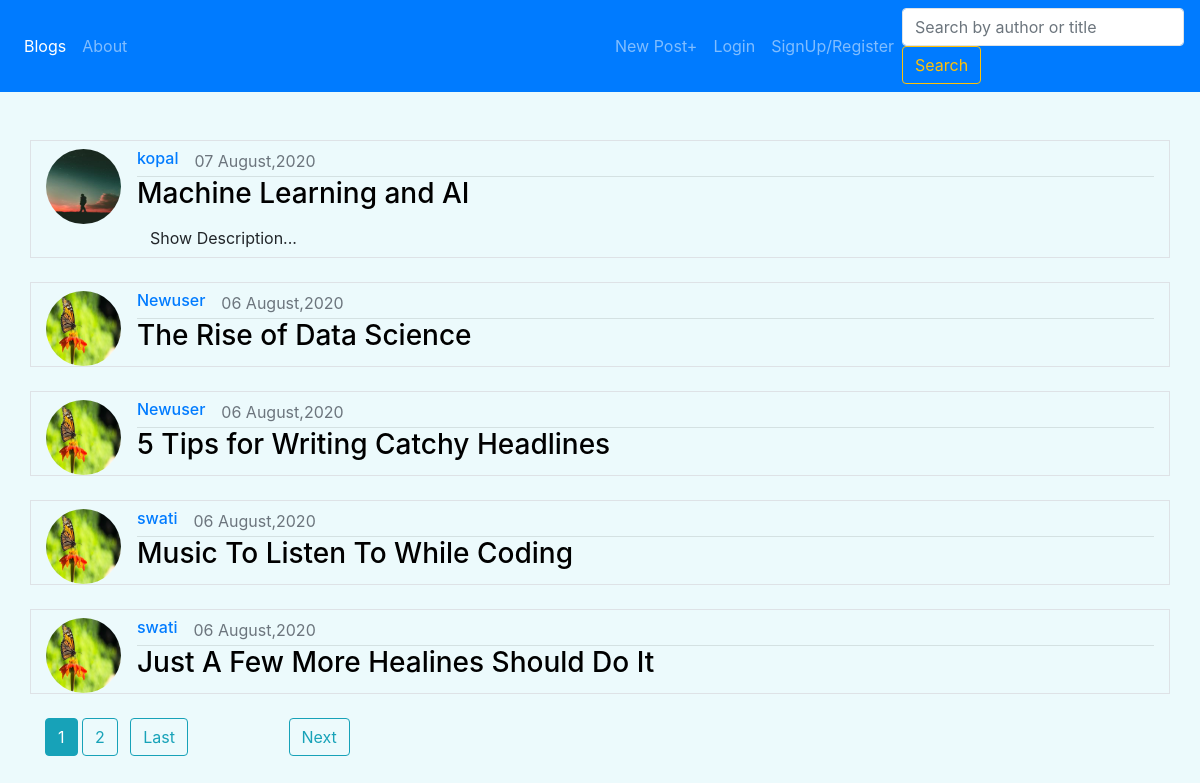
The page / on the database its author committed.
### blog/models.py (models this page shows, shortened)
class Post(models.Model):
    title = models.CharField(max_length =100)
    content = models.TextField()
    description = models.CharField(blank=True, null=True ,max_length=300)
    date_posted = models.DateTimeField(default = timezone.now, blank=True)
    author = models.ForeignKey(User ,on_delete=models.CASCADE)
    def unique(self):
        return "a" + str(self.id)

### Users/models.py (models this page shows, shortened)
class Profile(models.Model):
    user = models.OneToOneField(User , on_delete= models.CASCADE)
    image = models.ImageField(default= 'default.jpg' , upload_to= 'profile_media')

### blog/views.py (the view)
# urls.py: path('', PostListView.as_view(), name="blog-home"),
class PostListView(ListView):
    model = Post
    context_object_name = 'posts'
    paginate_by = 5
    query=''
    def get_queryset(self,*args,**kwargs):
        post_filtered = Post.objects.filter(Q(title__icontains=self.query) |Q(author__username__icontains=self.query) )
        return post_filtered.order_by('-date_posted','-pk')
    def get(self, request):
        if request.GET.get('query'):
            self.query = request.GET.get('query')
        return super().get(request)

### blog/templates/blog/post_list.html (shortened to what this page needs)
{% extends "blog/base.html" %}
{% block content %}
  <br><br>
  {% if posts %}
        {% for post in posts %}
          <div class="container media border">
            <img src={{post.author.profile.image.url}} class="mr-3 mt-2 rounded-circle equal"  alt="image">
            <div class="media-body">
              <div class = " mt-2" style = "display : flex;">
                <a href = {% url "user-posts" post.author.username %} class = "mr-3"> <h6 >  {{post.author}}    </h6>  </a>
                <span class ='text-muted' > {{post.date_posted|date:"d F,Y"}}  </span>
              </div>
              <hr class="mt-0 mb-0">
              <h3 class = "text-monospace mt-0" >
                <a href={% url "post-detail" post.pk %} class="heading">{{post.title}}</a>
              </h3>
                    {% if post.description != None  %}
                <div class="btn" data-toggle="collapse" data-target= {{ '#'|add:post.unique }} aria-expanded="false" aria-controls={{post.unique}}>
                  Show Description...
                </div>
              {% endif %}
            </div>
          </div>
          <br>
        {% endfor %}
  {% elif user.username == view.kwargs.username %}
    <h2 class="container bg-white font-italic">You have not created any posts yet.</div>
  {% elif page %}
    <h2 class="container bg-white font-italic">{{view.kwargs.username}} has not created any posts yet.</div>
  {% endif %}
  {% if is_paginated %}
  <div class="container">
    {% for num in page_obj.paginator.page_range %}
      {% if page_obj.number == num %}
        <a class="btn btn-info mb-4" href="?page={{ num }}">{{ num }}</a>
      {% elif num > page_obj.number|add:'-2' and num < page_obj.number|add:'2' %}
        <a class="btn btn-outline-info mb-4" href="?page={{ num }}">{{ num }}</a>
      {% endif %}
    {% endfor %}
    {% if page_obj.has_next %}
      <a class="btn btn-outline-info mb-4 ml-2 mr-5" href="?page={{ page_obj.paginator.num_pages }}">Last</a>
      <a class="btn btn-outline-info mb-4 lg ml-5" href="?page={{ page_obj.next_page_number }}">Next</a>
    {% endif %}
  </div>
{% endif %}
{% endblock content %}

### blog/templates/blog/base.html (style rules this page uses)
.heading { color:black; }
.equal { width: 75px; height: 75px; aspect-ratio: 1; }
body { background: #ecfafc; }

### rows shown on the page
Post: author.profile.image (picture), author "kopal", date_posted "07 August,2020", title "Machine Learning and AI"
Post: author.profile.image (picture), author "Newuser", date_posted "06 August,2020", title "The Rise of Data Science"
Post: author.profile.image (picture), author "Newuser", date_posted "06 August,2020", title "5 Tips for Writing Catchy Headlines"
Post: author.profile.image (picture), author "swati", date_posted "06 August,2020", title "Music To Listen To While Coding"
Post: author.profile.image (picture), author "swati", date_posted "06 August,2020", title "Just A Few More Healines Should Do It"

### other values the page prints
{{ num }} "1"
{{ num }} "2"
